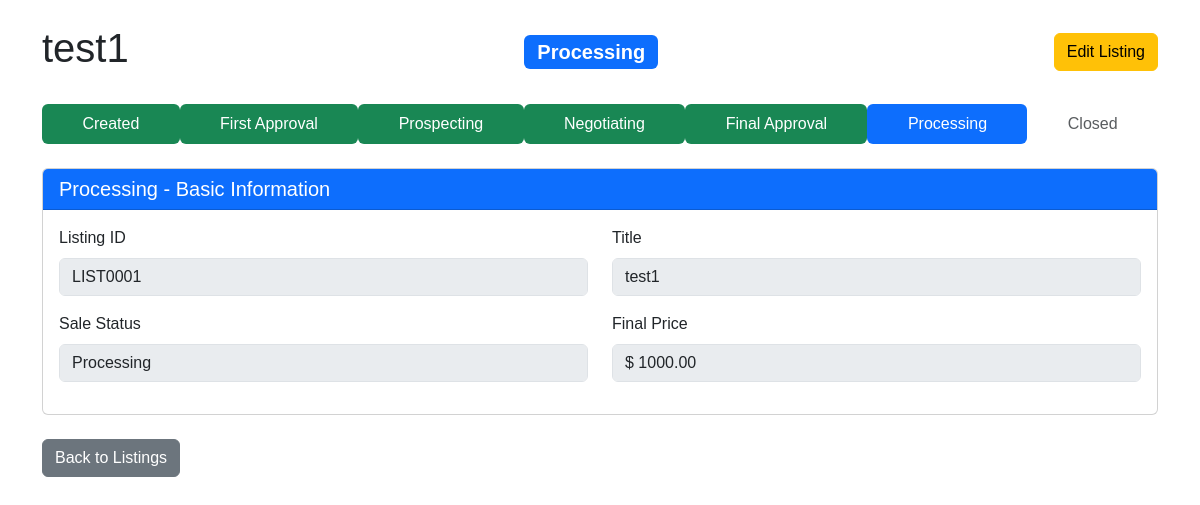
Screenshot of /inventory/LIST0001/ (signed in) with the database file from the repository.
### inventory/models.py (models this page shows, shortened)
class Listing(models.Model):
    class typeChoices(models.TextChoices):
        VILLA = "Villa", "Villa"
        APARTMENT = "Apartment", "Apartment"
        WAREHOUSE = "Warehouse", "Warehouse"
        RETAIL_STORE = "Retail", "Retail Store"
        OFFICE_SPACE = "Office", "Office Space"
    class leadStatusChoices(models.TextChoices):
        PENDING = "Pending", "Pending Approval"
        REJECTED = "Rejected", "Rejected"
        APPROVED = "Approved", "Approved"
    class oppStatusChoices(models.TextChoices):
        PROSPECTING = "Prospecting", "Prospecting"
        NEGOTIATING = "Negotiating", "Negotiating"
        PENDING = "Pending", "Pending Approval"
        REJECTED = "Rejected", "Rejected"
        APPROVED = "Approved", "Approved"
    class saleStatusChoices(models.TextChoices):
        PROCESSING = "Processing", "Processing"
        CLOSED_WON = "ClosedW", "Closed Won"
        CLOSED_LOST = "ClosedL", "Closed Lost"
    id = models.CharField(max_length=10, primary_key=True)
    branch  = models.ForeignKey(
        'org.Branch',
        on_delete=models.CASCADE,
        related_name='listings'
    )
    type = models.TextField(
        choices=typeChoices.choices,
        default=typeChoices.APARTMENT)
    proposed_price = models.DecimalField(max_digits=12, decimal_places=2)
    title = models.CharField(max_length=200)
    address = models.TextField()
    city = models.CharField(max_length=100)
    lead_status = models.TextField(
        choices=leadStatusChoices.choices,
        default=leadStatusChoices.PENDING
    )
    lead_approved_by = models.ForeignKey(
        'accounts.User',
        on_delete=models.SET_NULL,
        null=True,
        blank=True,
        related_name='approved_leads'
    )
    lead_approved_at = models.DateTimeField(null=True, blank=True)
    opp_status = models.TextField(
        choices=oppStatusChoices.choices,
        default=oppStatusChoices.PENDING,
        null=True, blank=True
    )
    opp_approved_by = models.ForeignKey(
        'accounts.User',
        on_delete=models.SET_NULL,
        null=True,
        blank=True,
        related_name='approved_opportunities'
    )
    opp_approved_at = models.DateTimeField(null=True, blank=True)
    opp_price = models.DecimalField(max_digits=12, decimal_places=2, null=True, blank=True)
    sale_status = models.TextField(
        choices=saleStatusChoices.choices,
        default=saleStatusChoices.PROCESSING,
        null=True, blank=True
    )
    sale_closed_at = models.DateTimeField(null=True, blank=True)
    sale_price = models.DecimalField(max_digits=12, decimal_places=2, null=True, blank=True)
    created_at = models.DateTimeField(auto_now_add=True)
    updated_at = models.DateTimeField(auto_now=True)
    is_active = models.BooleanField(default=True)
    assigned_salesman = models.ForeignKey(
        'accounts.User',
        on_delete=models.SET_NULL,
        null=True,
        blank=True,
        related_name='assigned_salesmen',
        limit_choices_to={'role': 'Salesman'},
    )
    comments = models.CharField(null=True, max_length=100, blank=True)
    def get_property_details(self):
        detail_map = {
            self.typeChoices.VILLA: 'villa_details',
            self.typeChoices.APARTMENT: 'apartment_details',
            self.typeChoices.WAREHOUSE: 'warehouse_details',
            self.typeChoices.RETAIL_STORE: 'retail_details',
            self.typeChoices.OFFICE_SPACE: 'office_details',
        }
        related_name = detail_map.get(self.type)
        if related_name:
            try:
                return getattr(self, related_name, None)
            except AttributeError:
                return None
        return None
    @property
    def current_stage(self):
        if self.sale_status:
            if self.sale_status == Listing.saleStatusChoices.CLOSED_WON:
                return 'closed_won'
            elif self.sale_status == Listing.saleStatusChoices.CLOSED_LOST:
                return 'closed_lost'
            else:
                return 'processing'
        elif self.lead_status:
            if self.lead_status == Listing.leadStatusChoices.PENDING:
                return 'created'
            else:
                return 'first_approval'
        return 'created'
    @property
    def stage_display(self):
        stage_names = {
            'closed_won': 'Closed Won',
            'closed_lost': 'Closed Lost',
            'processing': 'Processing',
            'prospecting': 'Prospecting',
            'negotiating': 'Negotiating',
            'final_approval': 'Final Approval',
            'created': 'Created',
            'first_approval': 'First Approval'
        }
        return stage_names.get(self.current_stage, 'Unknown')

### inventory/views.py (the view)
# urls.py: path('<str:pk>/', views.listing_detail, name = 'listing_detail'),
@login_required
def listing_detail(request, pk):
    listings = listings_visible_to(request.user)
    listing = get_object_or_404(listings, pk=pk)
    property_details = get_existing_details(listing)
    stage = listing.current_stage
    detail_template_map = {
        'Villa': 'inventory/partials/villa_detail.html',
        'Apartment': 'inventory/partials/apartment_detail.html',
        'Warehouse': 'inventory/partials/warehouse_detail.html',
        'Office': 'inventory/partials/office_detail.html',
        'Retail': 'inventory/partials/retail_detail.html',
    }
    context = {
        'listing': listing,
        'property_details': property_details,
        'stage': stage,
        'stage_display': listing.stage_display,
        'detail_template': detail_template_map.get(listing.type),
        'can_edit': (
            request.user.role == 'Manager' or
            listing.assigned_salesman == request.user
    )}
    return render(request, 'inventory/listing_detail.html', context)

### inventory/models.py (called while the page is built)
    def __str__(self):
        return f"Apartment Details for {self.listing.title}"

### inventory/views.py (called while the page is built)
def get_existing_details(listing):
    try:
        details = listing.get_property_details()
        print(f"Details for {listing.id}: {details}")  # Debug
        return details
    except Exception as e:
        print(f"Error getting details for {listing.id}: {e}")  # Debug
        return None

def listings_visible_to(user):
    if not user.is_authenticated:
        return Listing.objects.none()
    if user.role == 'Salesman':
        return Listing.objects.filter(
            branch=user.branch,
            assigned_salesman=user
        )
    elif user.role == 'Manager':
        return Listing.objects.filter(branch=user.branch)
    elif user.role == 'CEO':
        return Listing.objects.all()
    return Listing.objects.none()

### inventory/templates/inventory/listing_detail.html (shortened to what this page needs)
{% extends 'base.html' %}
{% block content %}
<div class="container mt-4">
    <div class="d-flex justify-content-between align-items-center mb-4">
        <h1>{{ listing.title }}</h1>
        <div>
            <span class="badge bg-primary fs-5">{{ stage_display }}</span>
        </div>
        <div>
            {% if can_edit %}
            <a href="{% url 'inventory:listing_edit' listing.pk %}" class="btn btn-warning">
                 Edit Listing
            </a>
            {% endif %}
        </div>
    </div>
    <div class="mb-4">
        <ul class="nav nav-pills nav-fill" id="stageTabs" role="tablist">
            <li class="nav-item" role="presentation">
                <button class="nav-link {% if stage == 'created' %}active{% else %}bg-success text-white{% endif %}"
                    id="created-tab" data-bs-toggle="pill" data-bs-target="#created" type="button" role="tab">
                    Created
                </button>
            </li>
            <li class="nav-item" role="presentation">
                <button
                    class="nav-link {% if stage == 'first_approval' %}active{% elif stage in 'prospecting,negotiating,final_approval,processing,closed_won,closed_lost' %}bg-success text-white{% endif %}"
                    id="first-approval-tab" data-bs-toggle="pill" data-bs-target="#first-approval" type="button"
                    role="tab" {% if stage == 'created' %}disabled{% endif %}>
                    First Approval
                </button>
            </li>
            <li class="nav-item" role="presentation">
                <button
                    class="nav-link {% if stage == 'prospecting' %}active{% elif stage in 'negotiating,final_approval,processing,closed_won,closed_lost' %}bg-success text-white{% endif %}"
                    id="prospecting-tab" data-bs-toggle="pill" data-bs-target="#prospecting" type="button" role="tab" {% if stage not in 'prospecting,negotiating,final_approval,processing,closed_won,closed_lost' %}disabled{% endif %}>
                    Prospecting
                </button>
            </li>
            <li class="nav-item" role="presentation">
                <button
                    class="nav-link {% if stage == 'negotiating' %}active{% elif stage in 'final_approval,processing,closed_won,closed_lost' %}bg-success text-white{% endif %}"
                    id="negotiating-tab" data-bs-toggle="pill" data-bs-target="#negotiating" type="button" role="tab" {% if stage not in 'negotiating,final_approval,processing,closed_won,closed_lost' %}disabled{% endif %}>
                    Negotiating
                </button>
            </li>
            <li class="nav-item" role="presentation">
                <button
                    class="nav-link {% if stage == 'final_approval' %}active{% elif stage in 'processing,closed_won,closed_lost' %}bg-success text-white{% endif %}"
                    id="final-approval-tab" data-bs-toggle="pill" data-bs-target="#final-approval" type="button"
                    role="tab" {% if stage not in 'final_approval,processing,closed_won,closed_lost' %}disabled{% endif %}>
                    Final Approval
                </button>
            </li>
            <li class="nav-item" role="presentation">
                <button
                    class="nav-link {% if stage == 'processing' %}active{% elif stage in 'closed_won,closed_lost' %}bg-success text-white{% endif %}"
                    id="processing-tab" data-bs-toggle="pill" data-bs-target="#processing" type="button" role="tab" {% if stage not in 'processing,closed_won,closed_lost' %}disabled{% endif %}>
                    Processing
                </button>
            </li>
            <li class="nav-item" role="presentation">
                <button
                    class="nav-link {% if stage == 'closed_won' %}active bg-success text-white{% elif stage == 'closed_lost' %}active bg-danger text-white{% endif %}"
                    id="closed-tab" data-bs-toggle="pill" data-bs-target="#closed" type="button" role="tab" {% if stage not in 'closed_won,closed_lost' %}disabled{% endif %}>
                    Closed
                </button>
            </li>
        </ul>
    </div>
    <div class="tab-content" id="stageTabsContent">
        <div class="tab-pane fade {% if stage == 'processing' %}show active{% endif %}" id="processing" role="tabpanel">
            <div class="card">
                <div class="card-header bg-primary text-white">
                    <h5 class="mb-0">Processing - Basic Information</h5>
                </div>
                <div class="card-body">
                    <div class="row">
                        <div class="col-md-6 mb-3">
                            <label class="form-label">Listing ID</label>
                            <input type="text" class="form-control" value="{{ listing.id }}" disabled>
                        </div>
                        <div class="col-md-6 mb-3">
                            <label class="form-label">Title</label>
                            <input type="text" class="form-control" value="{{ listing.title }}" disabled>
                        </div>
                    </div>
                    <div class="row">
                        <div class="col-md-6 mb-3">
                            <label class="form-label">Sale Status</label>
                            <input type="text" class="form-control" value="{{ listing.get_sale_status_display }}"
                                disabled>
                        </div>
                        <div class="col-md-6 mb-3">
                            <label class="form-label">Final Price</label>
                            <input type="text" class="form-control"
                                value="$ {{ listing.sale_price|default:listing.opp_price|default:listing.proposed_price }}"
                                disabled>
                        </div>
                    </div>
                </div>
            </div>
        </div>
    </div>
    <div class="mt-4">
        <a href="javascript:history.back()" class="btn btn-secondary">Back to Listings</a>
    </div>
</div>
{% endblock %}

### rows the page displays
Listing: title "test1", sale_status "Processing", id "LIST0001", sale_price "$ 1000.00"
